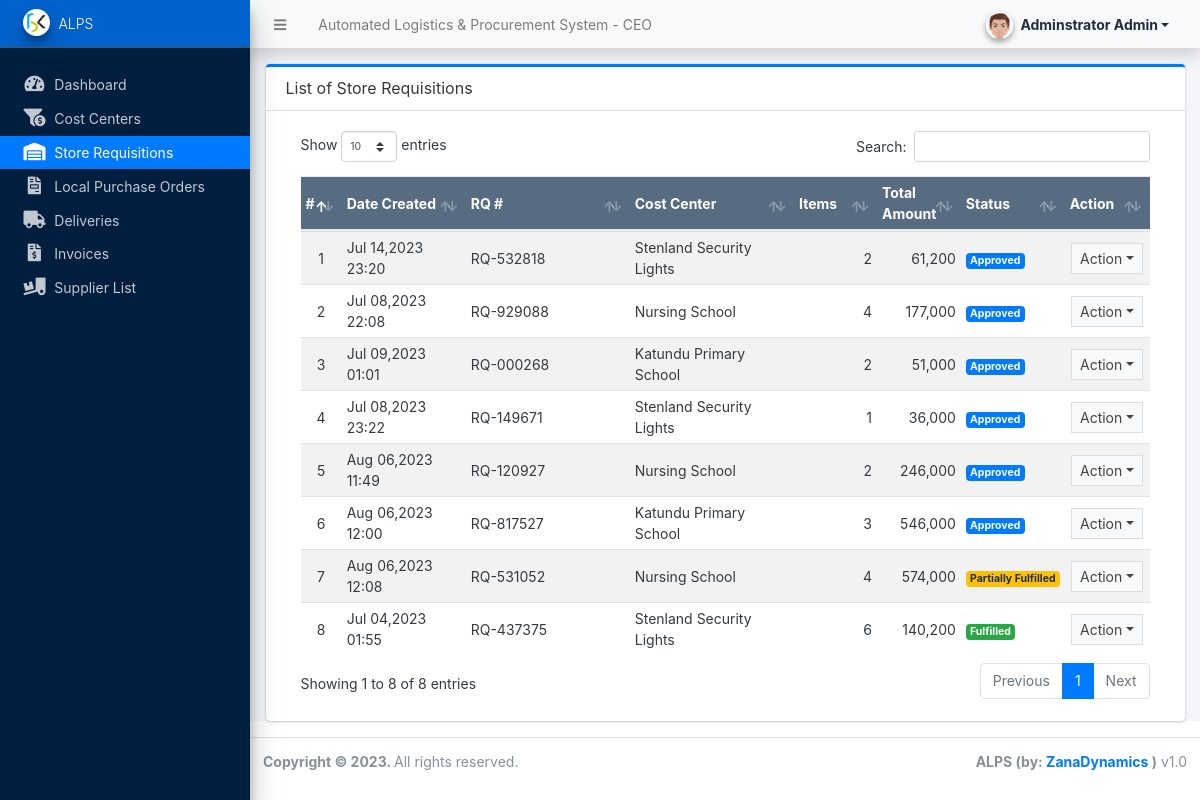
The page /ceo/?page=store_requisitions (signed in) on the database as committed earlier.
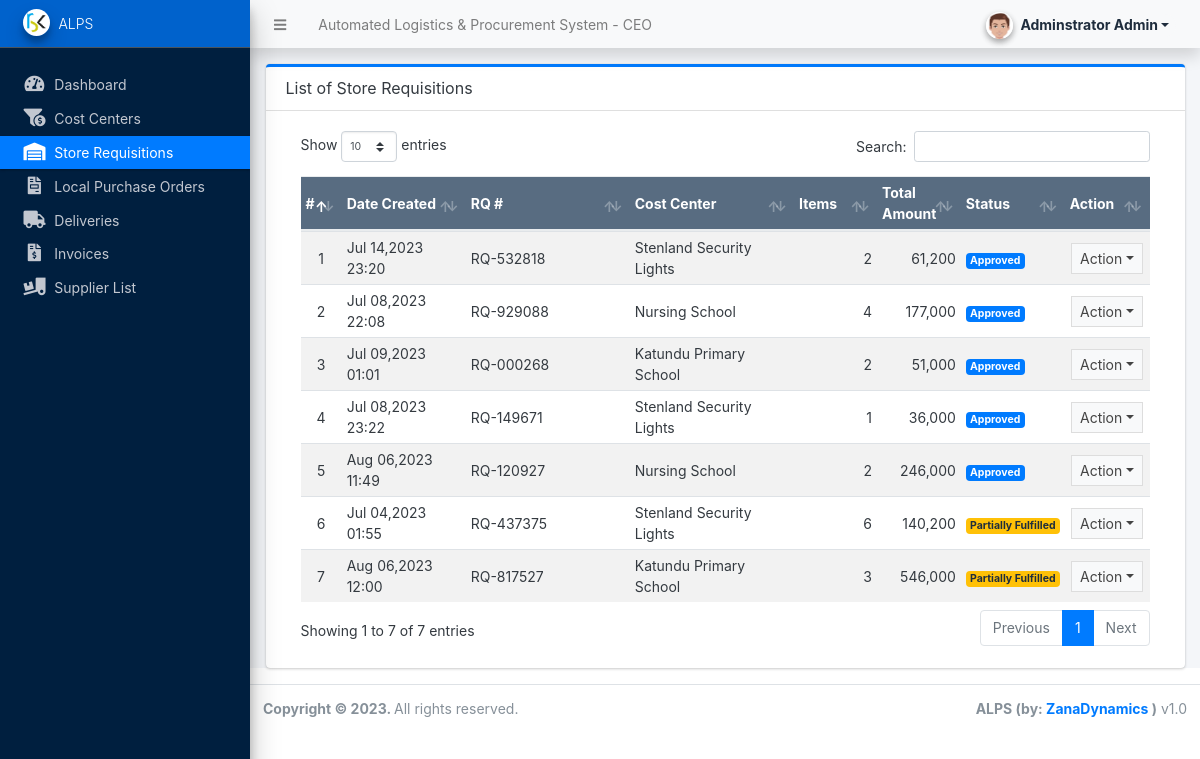
The same page on the database as committed later.
### tables this page shows
CREATE TABLE `rq_list` (
  `id` int(30) NOT NULL,
  `rq_no` varchar(100) NOT NULL,
  `deliver_to` varchar(250) NOT NULL,
  `ordered_by` int(11) NOT NULL,
  `approved_by` int(11) NOT NULL,
  `department_name` varchar(250) NOT NULL,
  `building_name` varchar(250) NOT NULL,
  `p_id` int(11) NOT NULL,
  `notes` text NOT NULL,
  `status` tinyint(1) NOT NULL DEFAULT 0 COMMENT '0=pending, 1= Approved, 2 = Processing, 3 = Fulfilled',
  `date_fulfilled` datetime DEFAULT NULL ON UPDATE current_timestamp(),
  `fulfilled_by` int(11) NOT NULL,
  `checked_by` int(11) NOT NULL,
  `date_created` datetime NOT NULL DEFAULT current_timestamp(),
  `date_updated` datetime DEFAULT NULL ON UPDATE current_timestamp()
);

CREATE TABLE `project_list` (
  `id` int(10) NOT NULL,
  `name` varchar(50) NOT NULL,
  `description` text NOT NULL,
  `status` int(10) NOT NULL COMMENT '0=open,1=closed',
  `created_on` datetime NOT NULL DEFAULT current_timestamp(),
  `updated_on` datetime NOT NULL DEFAULT '0000-00-00 00:00:00' ON UPDATE current_timestamp()
);

### ceo/store_requisitions/index.php (the view, shortened to what this page needs)
<div class="card card-outline card-primary">
	<div class="card-header">
		<h3 class="card-title">List of Store Requisitions</h3>
	</div>
	<div class="card-body">
		<div class="container-fluid">
        <div class="container-fluid">
			<table class="table table-hover table-striped">
				    <colgroup>
					<col width="5%">
					<col width="15%">
					<col width="20%">
					<col width="20%">
					<col width="10%">
					<col width="10%">
					<col width="10%">
					<col width="10%">
				</colgroup>
				<thead>
					<tr class="bg-navy disabled">
						<th>#</th>
						<th>Date Created</th>
						<th>RQ #</th>
						<th>Cost Center</th>
						<th>Items</th>
						<th>Total Amount</th>
						<th>Status</th>
						<th>Action</th>
					</tr>
				</thead>
				<tbody>
					<?php
					$i = 1;
					$qry = $conn->query("SELECT rq.*, p.name as pname FROM `rq_list` rq inner join `project_list` p on rq.p_id = p.id order by unix_timestamp(rq.date_updated)");
						while($row = $qry->fetch_assoc()):
							$row['item_count'] = $conn->query("SELECT * FROM requisition_items where rq_id = '{$row['id']}'")->num_rows;
							$row['total_amount'] = $conn->query("SELECT sum(r.quantity * i.selling_price) as total FROM requisition_items r inner join item_list i on i.id = r.item_id where rq_id = '{$row['id']}'")->fetch_array()['total'];
					?>
						<tr>
							<td class="text-center"><?php echo $i++; ?></td>
							<td class=""><?php echo date("M d,Y H:i",strtotime($row['date_created'])) ; ?></td>
							<td class=""><?php echo $row['rq_no'] ?></td>
							<td class=""><?php echo $row['pname'] ?></td>
							<td class="text-right"><?php echo number_format($row['item_count']) ?></td>
							<td class="text-right"><?php echo number_format($row['total_amount']) ?></td>
							<td>
								<?php
									switch ($row['status']) {
										case '1':
											echo '<span class="badge badge-primary">Approved</span>';
											break;
										case '2':
											echo '<span class="badge badge-warning">Partially Fulfilled</span>';
											break;
										case '3':
											echo '<span class="badge badge-success">Fulfilled</span>';
											break;
									}
								?>
							</td>
							<td align="center">
								 <button type="button" class="btn btn-flat btn-default btn-sm dropdown-toggle dropdown-icon" data-toggle="dropdown">
				                  		Action
				                  </button>
							</td>
						</tr>
					<?php endwhile; ?>
				</tbody>
			</table>
		</div>
		</div>
	</div>
</div>

Rows that differ between the two databases and show on the page:
removed rq_list: date_created "Aug 06,2023 12:08", rq_no "RQ-531052", p.name "Nursing School", item_count "4", total_amount "574,000", status "Partially Fulfilled"
changed rq_list "Jul 04,2023 01:55": status "Fulfilled" → "Partially Fulfilled"; moves up the list
changed rq_list "Aug 06,2023 12:00": status "Approved" → "Partially Fulfilled"
Other text that changed with them:
text written by a page script: "Show entries Search: Showing 1 to 8 of 8 entries Previous 1 Next" → "Show entries Search: Showing 1 to 7 of 7 entries Previous 1 Next"
